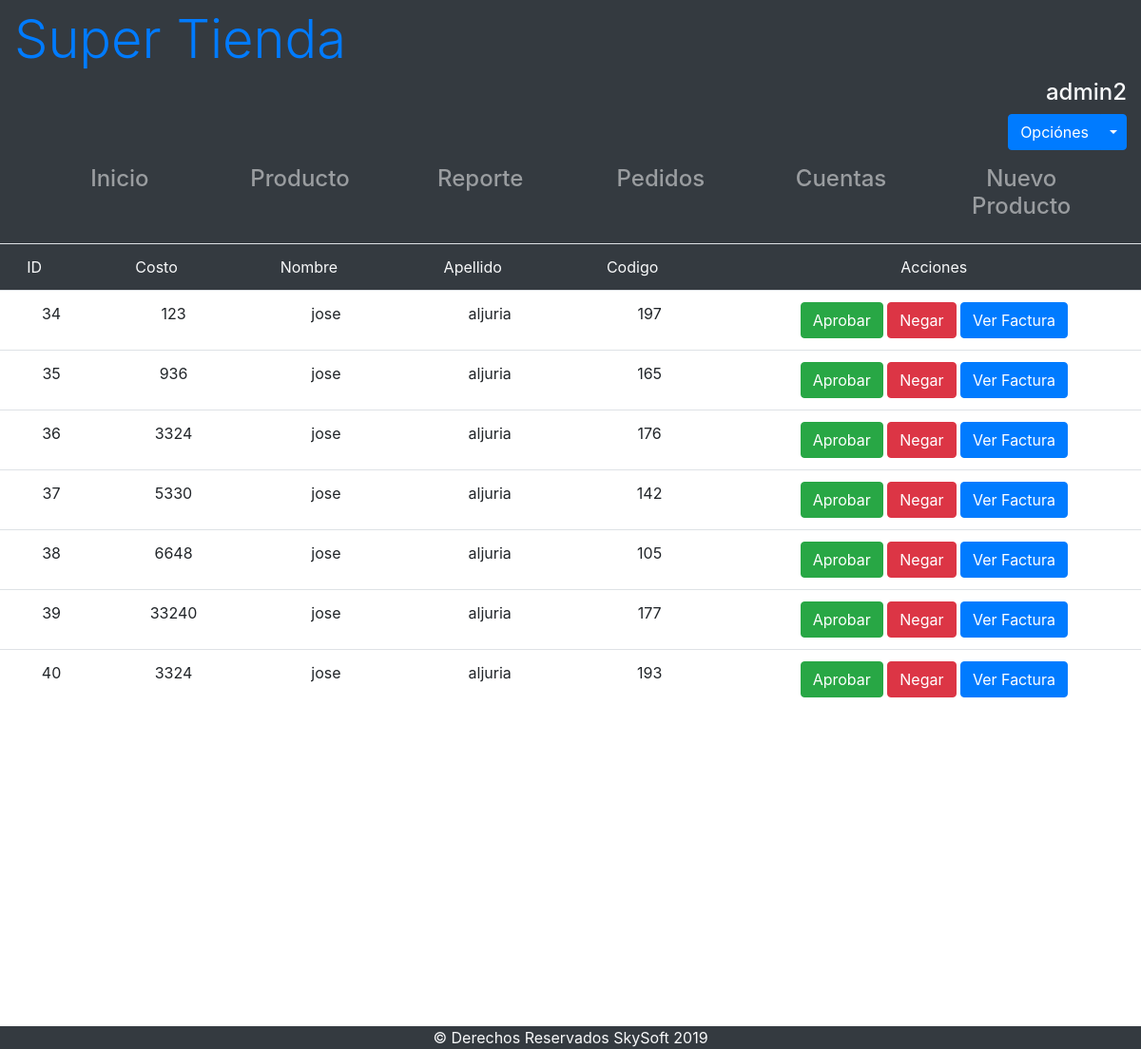
Screenshot of /pedidos.php (signed in) with the database file from the repository.
### tables this page shows
CREATE TABLE `pedido` (
  `idPedido` int(11) NOT NULL,
  `idProducto` text NOT NULL,
  `fechaRealizacion` timestamp NOT NULL DEFAULT CURRENT_TIMESTAMP ON UPDATE CURRENT_TIMESTAMP,
  `idCliente` int(11) NOT NULL,
  `estado` set('pendiente','aprobado','negado','') NOT NULL,
  `costo` double NOT NULL,
  `codigo` int(11) NOT NULL,
  `factura` varchar(255) NOT NULL
);

CREATE TABLE `cliente` (
  `idCliente` int(11) NOT NULL,
  `nombre` varchar(100) NOT NULL,
  `apellido` varchar(100) NOT NULL,
  `email` varchar(30) NOT NULL,
  `password` varchar(100) NOT NULL
);

### pedidos.php (the view, shortened to what this page needs)
<?php
if(!empty($_SESSION)){
?>
<!DOCTYPE html>
<html lang="en">
<head>
	<link rel="stylesheet" href="Bootstrap/css/bootstrap.min.css">
	<link rel="stylesheet" href="css/estilo.css">
</head>
<body id="bienvenida">
<?php include_once('include/encabezado.php'); ?>
<?php include_once('include/menus.php');?>
	<main class="">
		<section class="min-vh-100">
			<table class="table tabla-responsive table-hover text-center ">
				<tr class="bg-dark text-light">
					<td class="pr-5">ID</td>
					<td class="pr-5">Costo</td>
					<td class="pr-5">Nombre</td>
					<td class="pr-5">Apellido</td>
					<td class="pr-5">Codigo</td>
					<td colspan="2" class="text-center"> Acciones</td>
				</tr>
			<?php
				include_once('php/conexion.php');
				$query = "SELECT * FROM pedido WHERE estado != 'despachado' AND estado != 'negado'";
				$rsQuery = mysqli_query($conn, $query) or die(mysqli_error($conn));
				while($pedido = mysqli_fetch_array($rsQuery)){
					$idCliente = $pedido['idCliente'];
					$query2 = "SELECT nombre, apellido from cliente where idCliente = '$idCliente'";
					$rsQuery2 = mysqli_query($conn, $query2) or die(mysqli_error($conn));
					$cliente = mysqli_fetch_array($rsQuery2);
				?>
					<tr>
						<td ><?php echo $pedido['idPedido']; ?></td>
						<td><?php echo $pedido['costo'];?></td>
						<td><?php echo $cliente['nombre'];?></td>
						<td><?php echo $cliente['apellido'];?></td>
						<td><?php echo $pedido['codigo']; ?></td>
						<td>
							<?php
								if($pedido['estado'] === 'pendiente'){?>
							<button type="button" class="btn btn-success" onclick="aprobar(<?php  echo $pedido['idPedido'];?>)">Aprobar</button>
							<button type="button" class="btn btn-danger" onclick="negar(<?php  echo $pedido['idPedido'];?>)">Negar</button>
							<?php }else{ ?>
							<button type="button" class="btn btn-warning" onclick="despachar(<?php  echo $pedido['idPedido'];?>)">Despachar</button>
							<?php } ?>
							<a href="<?php echo $pedido['factura'] ?>" target="_blank"><button type="button" class="btn btn-primary">Ver Factura</button></a>
						</td>
					</tr>
				<?php
				}
				?>
			</table>
		</section>
	</main>
	<footer class="w-100 bg-dark text-light text-center mt-4">
		&copy; Derechos Reservados SkySoft 2019
	</footer>
</body>
</html>
<?php
}else{
	echo "Debe iniciar session";
}
?>

### include/encabezado.php (shortened to what this page needs)
<header class="bg-dark container-fluid h-25">
	<div class="d-flex-sm text-center text-md-left h-100" >
		<h1 class="py-2 display-4"><a href="index.php" class="text-decoration-none">Super Tienda</a></h1>
		<?php
		if(empty($_SESSION)){?>
		<div class="text-center text-md-right">
			<a href="login.html" class="align-self-center btn btn-outline-primary">Iniciar Sesión</a>
		</div>
		<?php }else{ ?>
		<div class="text-md-right">
			<p class="text-light h4"><?php echo $_SESSION['email'];?></p>
			<div class="btn-group">
						<button type="button" class="btn btn-primary">Opciónes</button>
						<button type="button" class="btn btn-primary dropdown-toggle dropdown-toggle-split" data-toggle="dropdown"></button>
				</div>
			</div>
		<?php } ?>
	</div>
</header>

### include/menus.php (shortened to what this page needs)
<?php
$menuCliente = Array('Inicio' => 'index.php', 'Producto' => 'productos.php?categoria=Todos&pagina=1', 'Carrito' => 'carritoCompra.php',);
$menuAdmin = Array('Inicio' => 'index.php', 'Producto' => 'productos.php?categoria=Todos&pagina=1', 'Reporte' => 'reportes.php', 'Pedidos' => 'pedidos.php', 'Cuentas' => 'cuentasAdmin.php', 'Nuevo Producto' => 'nuevoProducto.php',);
$menuVisitante = Array('Inicio' => 'index.php', 'Producto' => 'productos.php?categoria=Todos&pagina=1', 'Carrito' => 'carritoCompra.php',);
$menu = Array();
if(!empty($_SESSION['usuario'])){
	if($_SESSION['usuario'] === 'cliente'){
		$menu = $menuCliente;
	}else if($_SESSION['usuario'] === 'administrador'){
		$menu = $menuAdmin;
	}
}else{
	$menu = $menuVisitante;
}
?>
<nav class="navbar navbar-dark bg-dark navbar-expand-md">
		<div class="container-fluid">
			<div class="collapse navbar-collapse" id="menu-principal">
				<ol class="navbar-nav w-100">
					<?php
					foreach ($menu as $key => $value){
					?>
					<li class="nav-item h4 w-100 text-left text-md-center"><a href="<?php echo $menu[$key] ?>" class="nav-link"><?php echo $key?></a></li>
					<?php }?>
				</ol>
			</div>
		</div>
	</nav>

### css/estilo.css (style rules this page uses)
* { margin: 0; padding:0; }
h1 { margin-bottom: 0; }

### rows the page displays
pedido: idPedido "34", costo "123", idCliente.nombre "jose", idCliente.apellido "aljuria", codigo "197"
pedido: idPedido "35", costo "936", idCliente.nombre "jose", idCliente.apellido "aljuria", codigo "165"
pedido: idPedido "36", costo "3324", idCliente.nombre "jose", idCliente.apellido "aljuria", codigo "176"
pedido: idPedido "37", costo "5330", idCliente.nombre "jose", idCliente.apellido "aljuria", codigo "142"
pedido: idPedido "38", costo "6648", idCliente.nombre "jose", idCliente.apellido "aljuria", codigo "105"
pedido: idPedido "39", costo "33240", idCliente.nombre "jose", idCliente.apellido "aljuria", codigo "177"
pedido: idPedido "40", costo "3324", idCliente.nombre "jose", idCliente.apellido "aljuria", codigo "193"

### other values shown
$_SESSION['email'] "admin2"
$key "Inicio"
$key "Producto"
$key "Reporte"
$key "Pedidos"
$key "Cuentas"
$key "Nuevo Producto"
